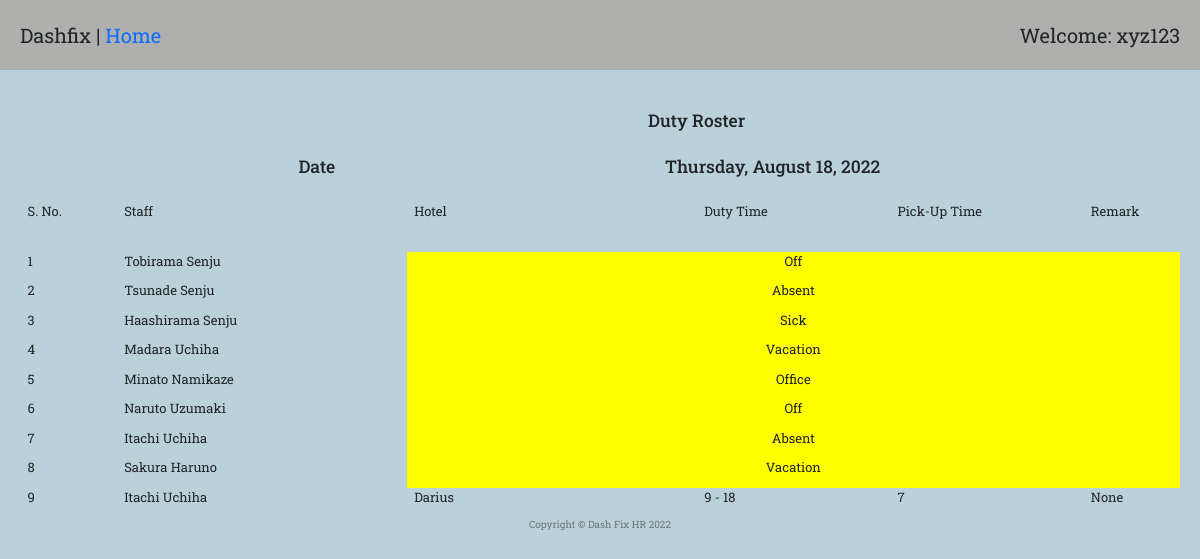
Screenshot of /roster_single/6 (signed in) with the database file from the repository.
### mainTest.py (models this page shows)
class rosterMaster(db.Model):
    __tablename__ = "rosterMaster"
    id = Column(Integer, primary_key=True)
    date = Column(String(300))
    entry = relationship("rosterEntryMaster", back_populates="roster")
    createdBy = Column(Integer, ForeignKey("Users.id"))
    user = relationship("User", back_populates="roster")

class employeeMaster(db.Model):
    __tablename__ = "employeeMaster"
    id = Column(Integer, primary_key=True)
    employeeID = Column(String(300))
    joining_date = Column(DateTime)
    name = Column(String(300))
    addressUae = Column(String(300))
    poBox = Column(String(300))
    mobilePersonal = Column(Integer)
    mobileHome = Column(Integer)
    personalMail = Column(String(300))
    addressHome = Column(String(300))
    passportNumber = Column(Integer)
    nationality = Column(String(300))
    ownCar = Column(Boolean)
    carRent = Column(Boolean)
    company_laptop = Column(String(300))
    company_mobile = Column(String(300))
    emUaeName = Column(String(300))
    emUaeRel = Column(String(300))
    emUaeAddr = Column(String(300))
    emUaeMobileNumber = Column(Integer)
    emUaeHomeNumber = Column(Integer)
    originCountry = Column(String(300))
    emCoName = Column(String(300))
    emCoRel = Column(String(300))
    emCoAddr = Column(String(300))
    emCoMobileNumber = Column(Integer)
    emCoHomeNumber = Column(Integer)
    createdBy = Column(Integer, ForeignKey("Users.id"))
    user = relationship("User", back_populates="employee")
    departmentId = Column(Integer, ForeignKey("departmentMaster.id"))
    department = relationship("departmentMaster", back_populates="employee")
    document = relationship("documentMaster", back_populates="employee")
    actionItem = relationship("actionItemMaster", back_populates="employee")
    leave = relationship("leaveApplicationMaster", back_populates="employee")
    passport = relationship("passportApplicationMaster", back_populates="employee")
    timesheet = relationship("timesheetEntryMaster", back_populates="employee")
    roster = relationship("rosterEntryMaster", back_populates="employee")

class rosterEntryMaster(db.Model):
    __tablename__ = "rosterEntryMaster"
    id = Column(Integer, primary_key=True)
    timeIn1 = Column(Integer)
    timeOut1 = Column(Integer)
    timeIn2 = Column(Integer)
    timeOut2 = Column(Integer)
    pickUp = Column(Integer)
    remark = Column(String(300))
    absent = Column(String(300))
    employeeID = Column(Integer, ForeignKey("employeeMaster.id"))
    employee = relationship("employeeMaster", back_populates="roster")
    rosterID = Column(Integer, ForeignKey("rosterMaster.id"))
    roster = relationship("rosterMaster", back_populates="entry")
    hotelID = Column(Integer, ForeignKey("hotelMaster.id"))
    hotel = relationship("hotelMaster", back_populates="rosterEntry")

class hotelMaster(db.Model):
    __tablename__ = "hotelMaster"
    id = Column(Integer, primary_key=True)
    name = Column(String(300))
    address = Column(String(300))
    rosterEntry = relationship("rosterEntryMaster", back_populates="hotel")
    timesheet = relationship("timesheetMaster", back_populates="hotel")

### mainTest.py (the view)
@app.route("/roster_single/<roster_id>", methods=["GET", "POST"])
@admin_only
def roster_single(roster_id):
    roster_entries = db.session.query(rosterEntryMaster).filter_by(rosterID=roster_id).all()
    roster_element = rosterMaster.query.get(roster_id)
    roster_date = roster_element.date
    roster_day = datetime.datetime.strptime(roster_date, "%Y-%m-%d").strftime('%A')
    roster_full_date = datetime.datetime.strptime(roster_date, '%Y-%m-%d').strftime('%B %d, %Y')
    employee_list = []
    hotel_list = []
    for i in roster_entries:
        employee = db.session.query(employeeMaster).filter_by(id=i.employeeID).first()
        hotel = db.session.query(hotelMaster).filter_by(id=i.hotelID).first()
        hotel_list.append(hotel.name)
        employee_list.append(employee.name)
    return render_template("roster_entries.html", entries=roster_entries, employees=employee_list, hotels=hotel_list,
                           len=range(len(roster_entries)), date=roster_full_date, day=roster_day)

### mainTest.py (called while the page is built)
def admin_only(f):
    @wraps(f)
    def decorated_function(*args, **kwargs):
        admin = User.query.all()
        admin_id = []
        for i in admin:
            id_ = i.id
            admin_id.append(id_)
        if current_user.id not in admin_id:
            return abort(403)
        return f(*args, **kwargs)
    return decorated_function

@login_manager.user_loader
def load_user(user_id):
    return User.query.get(int(user_id))

### templates/roster_entries.html (shortened to what this page needs)
{% extends 'bootstrap/base.html' %}
{% import "bootstrap/wtf.html" as wtf %}
{% block content %}
{% include "header.html" %}
  <div class="welcome">
    <span>Dashfix | <a href="{{url_for('home')}}">Home</a></span>
    <span>Welcome: xyz123</span>
  </div>
  <div class="row" style="text-align: center;">
    <div class="col-2">
    </div>
    <div class="col-10">
      <div class="row">
        <div class="col-12">
          <h3>Duty Roster</h3>
        </div>
      </div>
      <div class="row">
        <div class="col-2">
          <h3>Date</h3>
        </div>
        <div class="col-10">
          <h3>{{day}}, {{date}}</h3>
        </div>
      </div>
    </div>
  </div>
  <div class="row">
    <div class="col-1"><p>S. No.</p></div>
    <div class="col-3"><p>Staff</p></div>
    <div class="col-3"><p>Hotel</p></div>
    <div class="col-2"><p>Duty Time</p></div>
    <div class="col-2"><p>Pick-Up Time</p></div>
    <div class="col-1">Remark</div>
  </div>
  <div class="row">
    {% for i in len %}
      {% if entries[i].absent == 'none' %}
        <div class="col-1"><p>{{ i + 1 }}</p></div>
        <div class="col-3"><p>{{ employees[i] }}</p></div>
        <div class="col-3"><p>{{ hotels[i] }}</p></div>
        {% if entries[i].timeIn2 == 0 %}
          <div class="col-2"><p>{{ entries[i].timeIn1 }} - {{ entries[i].timeOut1 }}</p></div>
        {% else %}
          <div class="col-2"><p>{{ entries[i].timeIn1 }} - {{ entries[i].timeOut1 }}/{{ entries[i].timeIn2 }} - {{ entries[i].timeOut2 }}</p></div>
        {% endif %}
        <div class="col-2"><p>{{ entries[i].pickUp }}</p></div>
        <div class="col-1">{{ entries[i].remark }}</div>
      {% else %}
        <div class="col-1"><p>{{ i + 1 }}</p></div>
        <div class="col-3"><p>{{ employees[i] }}</p></div>
        <div class="col-8" style="text-align: center; background-color: yellow;"><p>{{ entries[i].absent }}</p></div>
      {% endif %}
    {% endfor %}
  </div>
{% include "footer.html" %}
{% endblock %}

### static/styles1.css (style rules this page uses)
body { font-family: 'Roboto Slab', serif; }
body { background-color: #bbd1da; }
.welcome { background-color: #afb0ad; display: flex; justify-content: space-between; padding: 20px; font-size: 2rem; }
.row, h5 { margin-top: 20px; margin-right: 20px; margin-left: 20px; }
div { font-size: 1.3rem; margin: 0px; padding-right: 0px; }
.time_suc_entry, p { text-size: 1.8rem; }
a:link { text-decoration: none; text-color: black; }

### rows the page displays
rosterMaster: date "August 18, 2022"
employeeMaster: name "Tobirama Senju"
rosterEntryMaster: absent "Off"
employeeMaster: name "Tsunade Senju"
rosterEntryMaster: absent "Absent"
employeeMaster: name "Haashirama Senju"
rosterEntryMaster: absent "Sick"
employeeMaster: name "Madara Uchiha"
rosterEntryMaster: absent "Vacation"
employeeMaster: name "Minato Namikaze"
rosterEntryMaster: absent "Office"
employeeMaster: name "Naruto Uzumaki"
rosterEntryMaster: absent "Off"
employeeMaster: name "Itachi Uchiha", name "Itachi Uchiha"
rosterEntryMaster: absent "Absent"
employeeMaster: name "Sakura Haruno"
rosterEntryMaster: absent "Vacation"
hotelMaster: name "Darius"
rosterEntryMaster: timeIn1 "9", timeOut1 "18", pickUp "7", remark "None"

### other values shown
{{ day }} "Thursday"
{{ i + 1 }} "1" "2" "3" "4" "5" "6" "7" "8"
{{ i + 1 }} "9"
